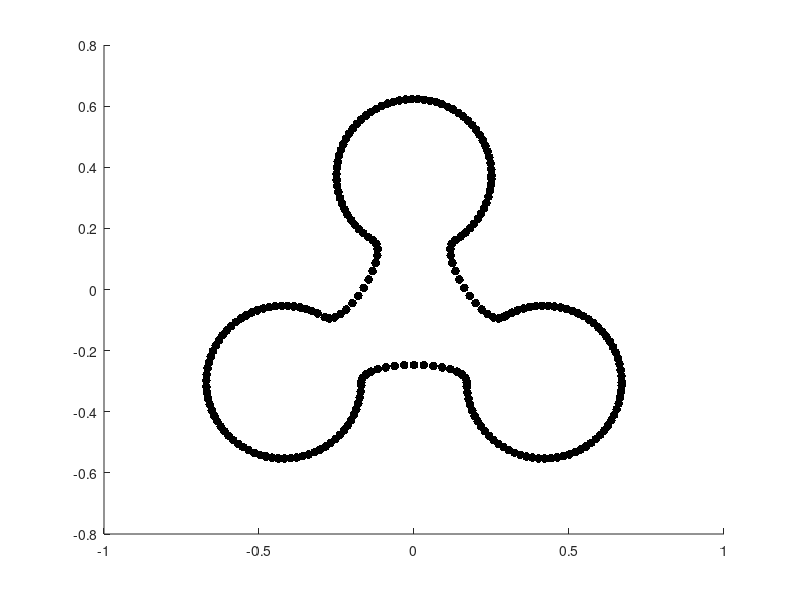

Source code (MATLAB): (Note: this script raises an error after producing the figure.)
% ------------------------------------------------------
% Load geometry
% ------------------------------------------------------
ld = load('Windmill_Geom.mat');

xib = ld.xib;
yib = ld.yib;

scatter(xib, yib, 40, 'k', 'filled')

% Interpolate along open curve
pt = interparc(40, xib, yib, 'spline');

x = pt(:,1);
y = pt(:,2);

x(end) = [];
y(end) = [];
N = length(x);

% ------------------------------------------------------
% Compute unit tangents
% ------------------------------------------------------
dx = zeros(N,1);
dy = zeros(N,1);

% Central differences
dx(2:N-1) = (x(3:N) - x(1:N-2)) / 2;
dy(2:N-1) = (y(3:N) - y(1:N-2)) / 2;

% One-sided at endpoints
dx(1)   = x(2)   - x(1);
dy(1)   = y(2)   - y(1);
dx(end) = x(end) - x(end-1);
dy(end) = y(end) - y(end-1);

% Normalize
tmag = sqrt(dx.^2 + dy.^2);
tx = dx ./ tmag;
ty = dy ./ tmag;

% ------------------------------------------------------
% Unit normal vectors (components on unit circle)
% ------------------------------------------------------
nx = -ty;
ny = tx;

% Sanity check: ||n|| = 1
% max(abs(sqrt(nx.^2 + ny.^2) - 1))

% ------------------------------------------------------
% Visualization (optional)
% ------------------------------------------------------
figure
scatter(x, y, 40, 'k', 'filled')
hold on
quiver(x, y, nx, ny, 0.25, 'r', 'LineWidth', 1.2)
axis equal
grid on
title('Boundary Points with Unit Normals')
xlabel('x')
ylabel('y')
legend('Boundary points', 'Unit normals')


save('Windmill_Geom_Updated.mat', 'x', 'y', 'nx', 'ny')
